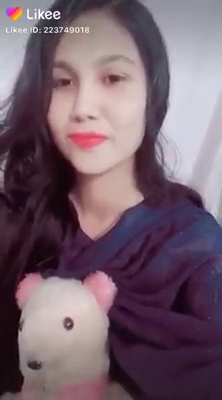
#> input picture frame 33 of face_rec/m.mp4, 222 x 400 px, given in place of 12.mkv, which was not available
$ python motion_caption.py
#> lines starting #> are read from the running program, lines starting #| are printed output that depends on the picture; after the words box and inside, x2 and y2 are one past the last pixel; in counts of white or black regions, pixels touching at a corner belong together; pictures that were not available may be replaced by others from this repository, and a replacement may not be noted

# In[2]:
#!/usr/bin/env python
# coding: utf-8


import cv2
import numpy as np

cap = cv2.VideoCapture("12.mkv")
ret,frame1 =cap.read()
#> frame1 is the input picture: shape (400, 222, 3); mean B, G, R 108.2, 95.7, 116.8
ret,frame2 =cap.read()
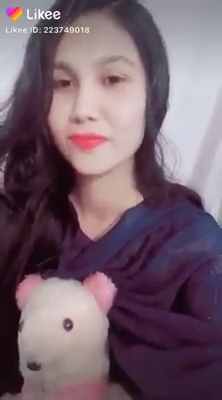
#> input picture frame 34 of face_rec/m.mp4, 222 x 400 px, given in place of 12.mkv, which was not available
#> frame2 is the input picture: shape (400, 222, 3); mean B, G, R 108.5, 95.9, 117

# Check if the webcam is opened correctly
if not cap.isOpened():
    raise IOError("Cannot open webcam")

while True:
    diff = cv2.absdiff(frame1,frame2)
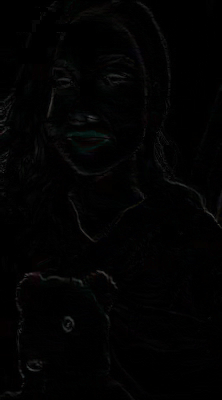
#> diff: shape (400, 222, 3); mean B, G, R 2.3, 2.3, 2.3
    gray = cv2.cvtColor(diff, cv2.COLOR_BGR2GRAY)
    blur = cv2.GaussianBlur(gray, (5,5), 0)
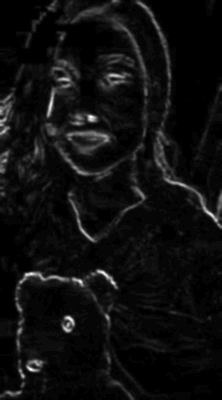
#> blur: shape (400, 222); min 0, max 39, mean 2.3; drawn with min black and max white
    _, thresh = cv2.threshold(blur , 20, 255, cv2.THRESH_BINARY)
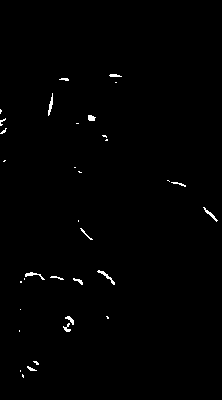
#> thresh: shape (400, 222); 0.7% white in thin lines or dots, all inside (x1, y1, x2, y2) = (0, 74, 218, 378)
    dilated = cv2.dilate(thresh, None, iterations=3)
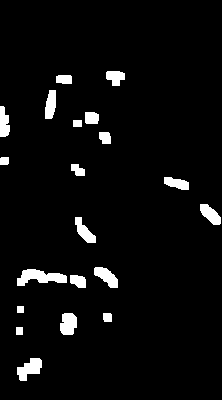
#> dilated: shape (400, 222); 4.4% white; 20 white regions
    contours,_ = cv2.findContours(dilated, cv2.RETR_TREE,cv2.CHAIN_APPROX_SIMPLE)
#> contours = 20 contours; largest, box (x1, y1, x2, y2) and area: (17, 269, 67, 286) 440, (17, 358, 42, 381) 306, (60, 313, 77, 335) 277, (94, 267, 118, 288) 260, (75, 217, 96, 243) 235
    for contour in contours:
        (x, y, w, h) = cv2.boundingRect(contour)

        if cv2.contourArea(contour) <700:
            continue
        cv2.rectangle(frame1, (x,y), (x+y, y+h), (0, 255, 0), 2)
        cv2.putText(frame1, "Status: {}".format('Movement'), (10,20), cv2.FONT_HERSHEY_SIMPLEX, 1, (0, 0,255) ,3)
#> this loop made 20 passes
#> (x, y, w, h) on passes 1, 3, 4, 6, 7, 8, 9, 10, 11, 12, 13, 14: (17, 358, 25, 23), (103, 313, 9, 9), (60, 313, 17, 22), (70, 275, 16, 13), (17, 269, 50, 17), (94, 267, 24, 21), (75, 217, 21, 26), (200, 204, 21, 21), (164, 177, 25, 13), (71, 164, 14, 12), (0, 157, 9, 8), (99, 132, 12, 12)
#> (contour, x, y, w, h) on passes 2, 5, 15: ([[16, 327], [16, 334], [22, 334], [22, 327]], 16, 327, 7, 8), ([[17, 306], [17, 312], [23, 312], [23, 306]], 17, 306, 7, 7), ([[73, 120], [73, 126], [81, 126], [81, 120]], 73, 120, 9, 7)
    #cv2.drawContours(frame1,contours, -1, (0, 255, 0), 2)
    cv2.imshow("feed", frame1)
    frame1 = frame2
    ret, frame2 = cap.read()
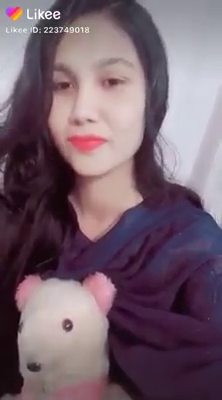
#> input picture frame 35 of face_rec/m.mp4, 222 x 400 px, given in place of 12.mkv, which was not available
#> frame2 is the input picture: shape (400, 222, 3); mean B, G, R 108.7, 96, 117

    c = cv2.waitKey(1)
#> (key Esc is pressed here)
    if c == 27:
        break

cap.release()
cv2.destroyAllWindows()


# In[ ]:

$ run again, starting later in the video
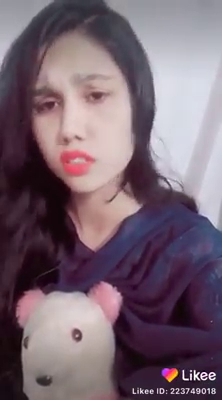
#> input picture frame 268 of face_rec/m.mp4, 222 x 400 px, given in place of 12.mkv, which was not available
#> frame1 is the input picture: shape (400, 222, 3); mean B, G, R 112.2, 100, 118.7
#> `_, thresh = cv2.threshold(blur , 20, 255, cv2.THRESH_BINARY)`:
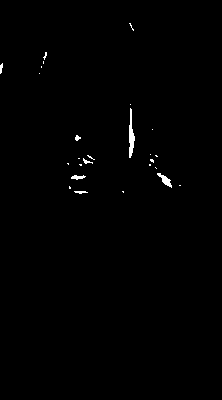
#> thresh: shape (400, 222); 0.55% white; 26 white regions (19 under 20 px), largest, box (x1, y1, x2, y2) and area: (129, 108, 135, 158) 170, (157, 173, 172, 188) 87, (71, 175, 86, 180) 46
#> dilated: shape (400, 222); 3% white; 12 white regions
#> contours = 12 contours; largest, box (x1, y1, x2, y2) and area: (126, 101, 138, 161) 508, (146, 151, 175, 191) 488, (66, 172, 91, 197) 371, (75, 152, 98, 169) 272, (36, 49, 50, 77) 196
#> the loop `for contour in contours:` made 12 passes
#> (x, y, w, h) on passes 1, 3, 4, 5, 6, 7, 9, 10: (119, 188, 8, 8), (66, 172, 25, 25), (64, 160, 8, 8), (75, 152, 23, 17), (146, 151, 29, 40), (72, 132, 12, 12), (126, 101, 12, 60), (0, 60, 6, 17)
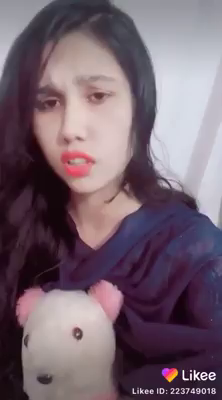
#> input picture frame 270 of face_rec/m.mp4, 222 x 400 px, given in place of 12.mkv, which was not available
#> frame2 is the input picture: shape (400, 222, 3); mean B, G, R 110.2, 98.1, 116.8
